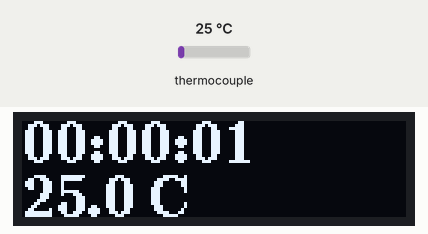
Recording of a sketch running on a simulated ESP32. On the bench: 128×32 one-colour display. The inputs (shaded band) are chosen by the test bench; at power-on: thermocouple 25 °C. Nothing arrives over Bluetooth unless stated; a phone connects over Bluetooth LE 3 s after start; what the sketch prints to the serial monitor is not drawn.

Above: at 1.8 s.
1.9 s: thermocouple set to 6 °C
At 2.4 s:
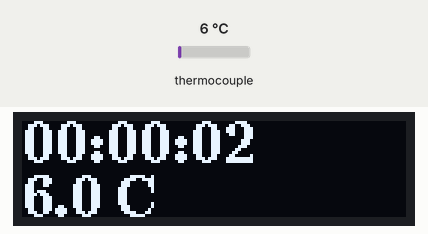
4.5 s: thermocouple set to 75 °C
At 5.9 s:
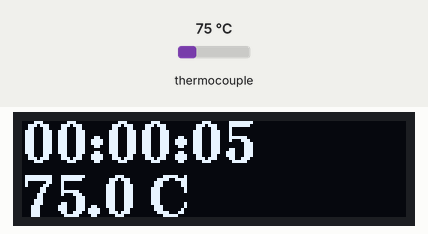
7.6 s: thermocouple set to 150 °C
At 60.6 s:
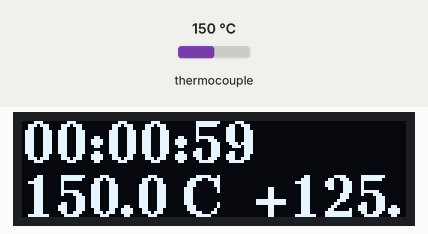
Timing chart, 0 to 62.1 s (numbered marks = the images above; inputs shaded):
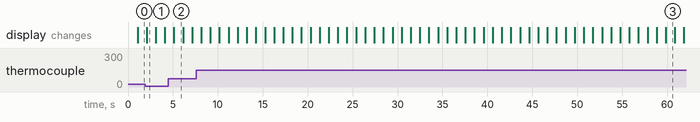

The sketch:

k-thermometer.ino
```cpp
/*
    Video: https://www.youtube.com/watch?v=oCMOYS71NIU
    Based on Neil Kolban example for IDF: https://github.com/nkolban/esp32-snippets/blob/master/cpp_utils/tests/BLE%20Tests/SampleNotify.cpp
    Ported to Arduino ESP32 by Evandro Copercini

   Create a BLE server that, once we receive a connection, will send periodic notifications.
   The service advertises itself as: 4fafc201-1fb5-459e-8fcc-c5c9c331914b
   And has a characteristic of: beb5483e-36e1-4688-b7f5-ea07361b26a8

   The design of creating the BLE server is:
   1. Create a BLE Server
   2. Create a BLE Service
   3. Create a BLE Characteristic on the Service
   4. Create a BLE Descriptor on the characteristic
   5. Start the service.
   6. Start advertising.

   A connect hander associated with the server starts a background task that performs notification
   every couple of seconds.
*/
#include <BLEDevice.h>
#include <BLEServer.h>
#include <BLEUtils.h>
#include <BLE2902.h>


BLECharacteristic *pCharacteristic;
bool deviceConnected = false;

// See the following for generating UUIDs:
// https://www.uuidgenerator.net/

#define SERVICE_UUID        "4fafc201-1fb5-459e-8fcc-c5c9c331914b"
#define CHARACTERISTIC_UUID "beb5483e-36e1-4688-b7f5-ea07361b26a8"


class MyServerCallbacks: public BLEServerCallbacks {
    void onConnect(BLEServer* pServer) {
      deviceConnected = true;
    };

    void onDisconnect(BLEServer* pServer) {
      deviceConnected = false;
    }
};

///////////////////////////////////////////////////////////////////////////////

/// 温度計

#include "max6675.h"

int thermoDO = 12;
int thermoCS = 15;
int thermoCLK = 14;

MAX6675 thermocouple(thermoCLK, thermoCS, thermoDO);


///////////////////////////////////////////////////////////////////////////////

/// OLED

#include <Arduino.h>
#include <U8g2lib.h>

#ifdef U8X8_HAVE_HW_SPI
#include <SPI.h>
#endif
#ifdef U8X8_HAVE_HW_I2C
#include <Wire.h>
#endif

U8G2_SSD1306_128X32_UNIVISION_F_SW_I2C u8g2(U8G2_R0, /* clock=*/ SCL, /* data=*/ SDA, /* reset=*/ U8X8_PIN_NONE);   // Adafruit Feather ESP8266/32u4 Boards + FeatherWing OLED


///////////////////////////////////////////////////////////////////////////////


void setup() {
  Serial.begin(115200);

  u8g2.begin();
  // フォントのデータがどこにあるか。よくわからない。
  // https://github.com/olikraus/u8g2/wiki/fntlistall#16-pixel-height のを指定してもダメな場合がある
  //u8g2.setFont(u8g2_font_ncenB08_tr);
  u8g2.setFont(u8g2_font_ncenB14_tf);

  // Create the BLE Device
  BLEDevice::init("K-Thermometer");

  // Create the BLE Server
  BLEServer *pServer = BLEDevice::createServer();
  pServer->setCallbacks(new MyServerCallbacks());

  // Create the BLE Service
  BLEService *pService = pServer->createService(SERVICE_UUID);

  // Create a BLE Characteristic
  pCharacteristic = pService->createCharacteristic(
                      CHARACTERISTIC_UUID,
                      BLECharacteristic::PROPERTY_READ   |
                      BLECharacteristic::PROPERTY_WRITE  |
                      BLECharacteristic::PROPERTY_NOTIFY |
                      BLECharacteristic::PROPERTY_INDICATE
                    );

  // https://www.bluetooth.com/specifications/gatt/viewer?attributeXmlFile=org.bluetooth.descriptor.gatt.client_characteristic_configuration.xml
  // Create a BLE Descriptor
  pCharacteristic->addDescriptor(new BLE2902());

  // Start the service
  pService->start();

  // Start advertising
  pServer->getAdvertising()->start();
  Serial.println("Waiting a client connection to notify...");
}

///////////////////////////////////////////////////////////////////////////////

// 過去60秒間の温度データ
float temperature_logs[60];
int log_pos = 0;  // 次が何番目か

#define OLED_STRING_LINE_SPACE 4

void loop() {

  unsigned long time_millis = 0;
  time_millis = millis();

  // データを生成
  {
    unsigned int second = (time_millis / 1000) % 60;
    unsigned int minute = (time_millis / 1000 / 60) % 60;
    unsigned int hour = (time_millis / 1000 / 3600) % 100;

    // 温度
    float temperature = thermocouple.readCelsius();

    // ログ
    temperature_logs[log_pos % 60] = temperature;
    log_pos++;

    // 送信データ
    char send_buffer[32];
    sprintf(send_buffer, "%02d:%02d:%02d,%3.1f\n", hour, minute, second, temperature);
    Serial.printf(send_buffer);

    // 表示
    char disp_time_buffer[256];
    sprintf(disp_time_buffer, "%02d:%02d:%02d", hour, minute, second);

    char disp_current_buffer[256];
    if (log_pos > 59) {
      sprintf(disp_current_buffer, "%3.1f C  %+3.1f", temperature, temperature - temperature_logs[log_pos % 60]);
    } else {
      sprintf(disp_current_buffer, "%3.1f C", temperature);
    }

    // https://github.com/olikraus/u8g2/wiki/u8g2reference#drawstr
    u8g2.clearBuffer();                 // clear the internal memory
    u8g2.drawStr(0, u8g2.getFontAscent(), disp_time_buffer);
    u8g2.drawStr(0, u8g2.getFontAscent() * 2 + OLED_STRING_LINE_SPACE, disp_current_buffer);
    u8g2.sendBuffer();                  // transfer internal memory to the display


    // BLE
    if (deviceConnected) {
      // https://github.com/espressif/arduino-esp32/blob/master/libraries/BLE/src/BLECharacteristic.h
      pCharacteristic->setValue(send_buffer);

      pCharacteristic->notify();
      //pCharacteristic->indicate();
    }

  }

  // なるべく1秒毎にする
  unsigned long time_spent = 0;
  time_spent = millis();
  delay(1000 - (time_millis - time_millis));
}
```

Measured:
- what the display in image 1 shows lasts 1.0 s, from 2.1 s to 3.1 s
